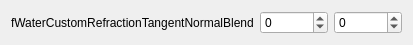
<?xml version="1.0" encoding="UTF-8"?>
<ui version="4.0">
 <class>Form</class>
 <widget class="QWidget" name="Form">
  <property name="geometry">
   <rect>
    <x>0</x>
    <y>0</y>
    <width>413</width>
    <height>39</height>
   </rect>
  </property>
  <property name="windowTitle">
   <string>Form</string>
  </property>
  <layout class="QHBoxLayout" name="horizontalLayout">
   <item>
    <widget class="QLabel" name="valName">
     <property name="minimumSize">
      <size>
       <width>225</width>
       <height>0</height>
      </size>
     </property>
     <property name="text">
      <string>fWaterCustomRefractionTangentNormalBlend</string>
     </property>
    </widget>
   </item>
   <item>
    <widget class="QSpinBox" name="v0">
     <property name="minimum">
      <number>-127</number>
     </property>
     <property name="maximum">
      <number>127</number>
     </property>
    </widget>
   </item>
   <item>
    <widget class="QSpinBox" name="v1">
     <property name="minimum">
      <number>-127</number>
     </property>
     <property name="maximum">
      <number>127</number>
     </property>
    </widget>
   </item>
  </layout>
 </widget>
 <resources/>
 <connections/>
</ui>
